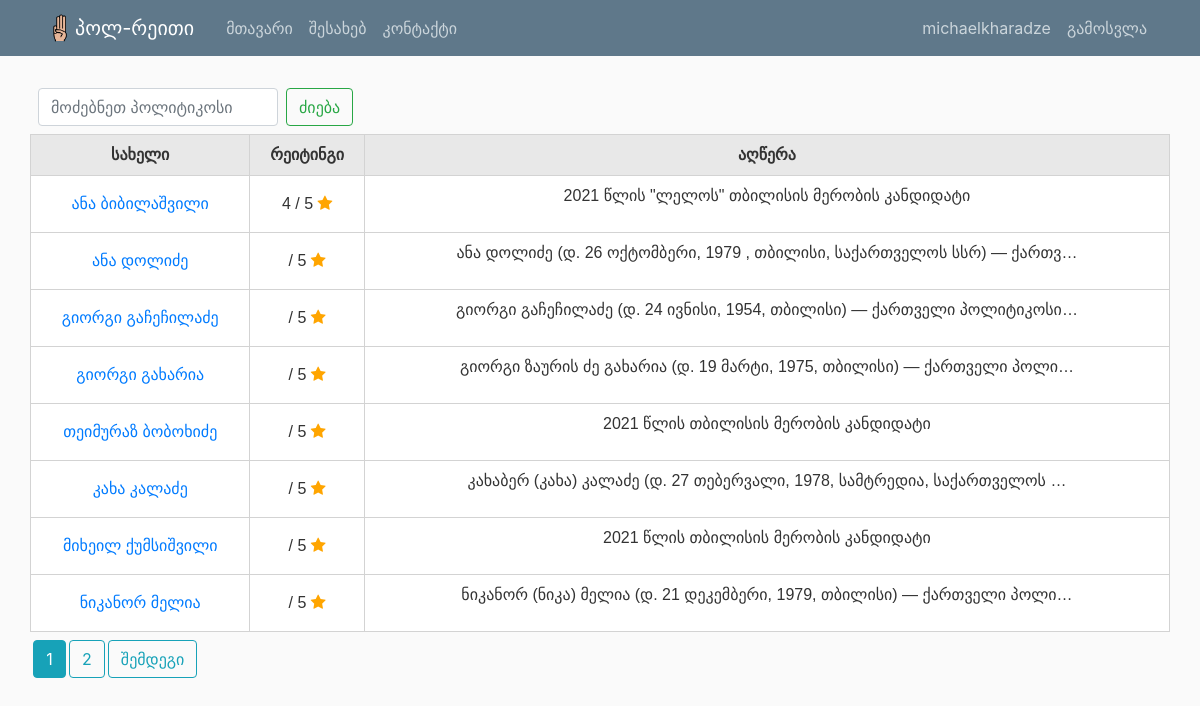
The app's page / (signed in) with its own data.
### politicians/models.py (models this page shows, shortened)
class Post(models.Model):
    name = models.CharField(max_length=150)
    description = models.TextField()

### politicians/views.py (the view)
# urls.py: path('', PostListView.as_view(), name='politician-list'),
class PostListView(ListView):
    model = Post
    template_name = 'politicians/home.html'
    context_object_name = 'posts'
    ordering = ['name']
    paginate_by = 8
    def get_queryset(self):
        needs_rounding = Post.objects.annotate(avg_rating=Avg('comments__general_rate')).order_by('name')
        return needs_rounding

### politicians/templates/politicians/home.html (shortened to what this page needs)
{% extends "politicians/base.html" %}
{% block content %}
<form style="width: 20%; margin: 0.5rem;" class="search-bar d-flex" method=POST action="{% url 'search-venues' %}">
  <input class='form-control me-2' style="width: 15rem; max-width: 15rem;" type="search" placeholder="მოძებნეთ პოლიტიკოსი" aria-label="Search" name="searched">
  <button style="margin-left: 0.5rem;" class='btn btn-outline-success' type="submit">ძიება</button>
</form>
<table>
    <tr>
      <th>სახელი</th>
      <th>რეიტინგი</th>
      <th>აღწერა</th>
    </tr>
    {% for post in posts %}
    <tr>
            <td><a href="{% url 'politician-detail' post.id %}">{{ post.name }}</a></td>
            <td>{{ post.avg_rating|floatformat }} / 5 <span class="fa fa-star checked"></span></td>
            <td>{{ post.description|safe|truncatechars:"70"|linebreaks }}</td>
    </tr>
    {% endfor %}
</table>
{% if is_paginated %}
  {% for num in page_obj.paginator.page_range %}
    {% if page_obj.number == num %}
      <a style="margin-top: 0.5rem; margin-left: 0.2rem" class="btn btn-info mb-4" href="?page={{ num }}">{{ num }}</a>
    {% elif num > page_obj.number|add:'-3' and num < page_obj.number|add:'3' %}
      <a style="margin-top: 0.5rem; margin-left: 0.2rem" class="btn btn-outline-info mb-4" href="?page={{ num }}">{{ num }}</a>
    {% endif %}
  {% endfor %}
  {% if page_obj.has_next %}
    <a style="margin-top: 0.5rem; margin-left: 0.2rem" class="btn btn-outline-info mb-4" href="?page={{ page_obj.next_page_number }}">შემდეგი</a>
  {% endif %}
{% endif %}
{% endblock content %}

### politicians/templates/politicians/base.html (shortened to what this page needs)
{% load static %}
<!DOCTYPE html>
<html lang="en">
<head>
    <link rel="stylesheet" href="https://maxcdn.bootstrapcdn.com/bootstrap/4.0.0/css/bootstrap.min.css">
    <link rel="stylesheet" type="text/css" href="{% static 'politicians/main.css' %}">
    <link rel="stylesheet" type="text/css" href="{% static 'politicians/table.css' %}">
    <link rel="stylesheet" href="https://cdnjs.cloudflare.com/ajax/libs/font-awesome/4.7.0/css/font-awesome.min.css">
</head>
<body>
    <header class="site-header">
        <nav class="navbar navbar-expand-xl navbar-dark bg-steel fixed-top">
            <div class="container">
                <a class="navbar-brand mr-4" href="/"><img class="d-inline-block align-top" src="{% static 'politicians/logo.png' %}" width="30" height="30" alt="Logo">პოლ-რეითი</a>
                <div class="collapse navbar-collapse" id="navbarToggle">
                    <div class="navbar-nav mr-auto">
                        <a class="nav-item nav-link" href="{% url 'politician-list' %}">მთავარი</a>
                        <a class="nav-item nav-link" href="{% url 'politician-about' %}">შესახებ</a>
                        <a class="nav-item nav-link" href="{% url 'politician-contact' %}">კონტაქტი</a>
                    </div>
                    <div class="navbar-nav">
                        {% if user.is_authenticated %}
                          <a class="nav-item nav-link">{{ user.username }}</a>
                          <a class="nav-item nav-link" href="{% url 'logout' %}">გამოსვლა</a>
                        {% else %}
                          <a class="nav-item nav-link" href="{% url 'login' %}">შესვლა</a>
                          <a class="nav-item nav-link" href="{% url 'register' %}">რეგისტრაცია</a>
                        {% endif %}
                    </div>
                </div>
            </div>
        </nav>
    </header>
    <main role="main" class="container">
        <div class="row">
                {% block content %}{% endblock %}
        </div>
    </main>
</body>
</html>

### politicians/static/politicians/main.css (style rules this page uses)
body { background: #fafafa; color: #333333; margin-top: 5rem; }
.bg-steel { background-color: #5f788a; }
.site-header .navbar-nav .nav-link { color: #cbd5db; }
.checked { color: orange; }

### politicians/static/politicians/table.css (style rules this page uses)
th, td { text-align: center; border-style: solid; border-color: lightgrey; border-width: 1px; padding: 8px; word-wrap: break-word; }
th { background-color: #e8e8e8; }
td { word-wrap: break-word; }
table { font-family: arial, sans-serif; border-collapse: collapse; width: 100%; background: #ffffff; }

### records on screen
Post: name "ანა ბიბილაშვილი", avg_rating "4", description "2021 წლის \"ლელოს\" თბილისის მერობის კანდიდატი"
Post: name "ანა დოლიძე", description "ანა დოლიძე (დ. 26 ოქტომბერი, 1979 , თბილისი, საქართველოს სსრ) — ქართვ…"
Post: name "გიორგი გაჩეჩილაძე", description "გიორგი გაჩეჩილაძე (დ. 24 ივნისი, 1954, თბილისი) — ქართველი პოლიტიკოსი…"
Post: name "გიორგი გახარია", description "გიორგი ზაურის ძე გახარია (დ. 19 მარტი, 1975, თბილისი) — ქართველი პოლი…"
Post: name "თეიმურაზ ბობოხიძე", description "2021 წლის თბილისის მერობის კანდიდატი"
Post: name "კახა კალაძე", description "კახაბერ (კახა) კალაძე (დ. 27 თებერვალი, 1978, სამტრედია, საქართველოს …"
Post: name "მიხეილ ქუმსიშვილი", description "2021 წლის თბილისის მერობის კანდიდატი"
Post: name "ნიკანორ მელია", description "ნიკანორ (ნიკა) მელია (დ. 21 დეკემბერი, 1979, თბილისი) — ქართველი პოლი…"

### other values on screen
{{ user.username }} "michaelkharadze"
{{ num }} "1"
{{ num }} "2"
